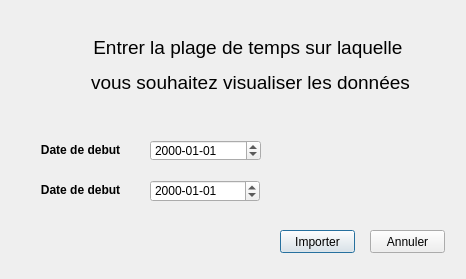
<?xml version="1.0" encoding="UTF-8"?>
<ui version="4.0">
 <class>Dialog</class>
 <widget class="QDialog" name="Dialog">
  <property name="geometry">
   <rect>
    <x>0</x>
    <y>0</y>
    <width>466</width>
    <height>279</height>
   </rect>
  </property>
  <property name="windowTitle">
   <string>Dialog</string>
  </property>
  <widget class="QLabel" name="label_2">
   <property name="geometry">
    <rect>
     <x>80</x>
     <y>20</y>
     <width>341</width>
     <height>91</height>
    </rect>
   </property>
   <property name="font">
    <font>
     <pointsize>9</pointsize>
     <weight>75</weight>
     <bold>true</bold>
    </font>
   </property>
   <property name="text">
    <string>&lt;html&gt;&lt;head/&gt;&lt;body&gt;&lt;p align=&quot;center&quot;&gt;&lt;span style=&quot; font-size:14pt; font-weight:400; color:#000000;&quot;&gt;Entrer la plage de temps sur laquelle &lt;/span&gt;&lt;/p&gt;&lt;p align=&quot;center&quot;&gt;&lt;span style=&quot; font-size:14pt; font-weight:400; color:#000000;&quot;&gt;vous souhaitez visualiser les données&lt;/span&gt;&lt;/p&gt;&lt;/body&gt;&lt;/html&gt;</string>
   </property>
  </widget>
  <widget class="QPushButton" name="pushButton_21">
   <property name="geometry">
    <rect>
     <x>280</x>
     <y>230</y>
     <width>75</width>
     <height>23</height>
    </rect>
   </property>
   <property name="text">
    <string>Importer</string>
   </property>
  </widget>
  <widget class="QPushButton" name="pushButton_2">
   <property name="geometry">
    <rect>
     <x>370</x>
     <y>230</y>
     <width>75</width>
     <height>23</height>
    </rect>
   </property>
   <property name="text">
    <string>Annuler</string>
   </property>
  </widget>
  <widget class="QDateEdit" name="dateEdit">
   <property name="geometry">
    <rect>
     <x>150</x>
     <y>140</y>
     <width>111</width>
     <height>21</height>
    </rect>
   </property>
   <property name="displayFormat">
    <string>yyyy-MM-dd</string>
   </property>
  </widget>
  <widget class="QDateEdit" name="dateEdit_2">
   <property name="geometry">
    <rect>
     <x>150</x>
     <y>180</y>
     <width>110</width>
     <height>22</height>
    </rect>
   </property>
   <property name="displayFormat">
    <string>yyyy-MM-dd</string>
   </property>
  </widget>
  <widget class="QLabel" name="label_3">
   <property name="geometry">
    <rect>
     <x>20</x>
     <y>140</y>
     <width>121</width>
     <height>21</height>
    </rect>
   </property>
   <property name="font">
    <font>
     <pointsize>9</pointsize>
     <weight>75</weight>
     <bold>true</bold>
    </font>
   </property>
   <property name="text">
    <string>&lt;html&gt;&lt;head/&gt;&lt;body&gt;&lt;p align=&quot;center&quot;&gt;Date de debut&lt;/p&gt;&lt;/body&gt;&lt;/html&gt;</string>
   </property>
  </widget>
  <widget class="QLabel" name="label_4">
   <property name="geometry">
    <rect>
     <x>20</x>
     <y>180</y>
     <width>121</width>
     <height>21</height>
    </rect>
   </property>
   <property name="font">
    <font>
     <pointsize>9</pointsize>
     <weight>75</weight>
     <bold>true</bold>
    </font>
   </property>
   <property name="text">
    <string>&lt;html&gt;&lt;head/&gt;&lt;body&gt;&lt;p align=&quot;center&quot;&gt;Date de debut&lt;/p&gt;&lt;/body&gt;&lt;/html&gt;</string>
   </property>
  </widget>
 </widget>
 <resources/>
 <connections/>
</ui>
